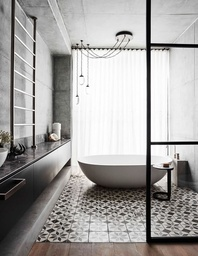
#> input picture Proyecto/proyecto_imagenes/Imagenes/baño.jpg, 198 x 256 px, shrunk from 775 x 1000 before the run, found by its file name
$ python P4-BRCA-.py
#> lines starting #> are read from the running program, lines starting #| are printed output that depends on the picture
#> in Laplaciano8, imagen is the input picture: PIL image 198x256 RGB; mean R, G, B 165.7, 163.5, 161.8
from PIL import Image
import sys
import random
import matplotlib.pyplot as plt

def ObtenerVecindad8(i, j, img):
    V = []
    for x in range (i-1, i+2):
        for y in range (j-1, j+2):
            try:
                V.append(img.getpixel((x,y)))
            except:
                if (img.mode != 'L'):
                    V.append((0,0,0))
                else:
                    V.append(0)
    return V

def Grises (rutaimagen):
#> called with rutaimagen = 'imagenes/baño.jpg'
    imagen = Image.open(rutaimagen)
    imagenResultado = Image.new('L', imagen.size)
#> imagenResultado: PIL image 198x256 L; every value is 0
    ancho,alto = imagen.size
#> ancho = 198; alto = 256
    for i in range (ancho):
        for j in range (alto):
            r,g,b = imagen.getpixel((i,j))
            prom = (r + g + b) // 3
            imagenResultado.putpixel((i,j),prom)
    return imagenResultado

# [69 lines left out: functions Robert, Prewitt, Sobel, Laplaciano4, not called in this run]

def Laplaciano8(rutaimagen):
    imagen = Image.open(rutaimagen)
    if (imagen.mode != 'L'):
        imagen = Grises(rutaimagen)
    imgResultado = Image.new('L',imagen.size)
    ancho,alto = imagen.size
#> ancho = 198; alto = 256
    g = 0
    for i in range (ancho):
        for j in range (alto):
            V = ObtenerVecindad8(i, j, imagen)
            L = 8*V[4] - V[0] - V[1] - V[2] - V[3] - V[5] - V[6] - V[7] - V[8]
            imgResultado.putpixel((i,j),L)
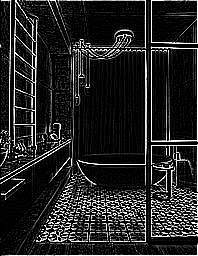
#> imgResultado: PIL image 198x256 L; min 0, max 255, mean 36.7
    imgResultado.save("Laplaciano8.jpg")
    imgResultado.show()
    return imgResultado
Laplaciano8("imagenes/baño.jpg")

$ run again, with Proyecto/proyecto_imagenes/Imagenes/Acuarelas.jpg copied over Proyecto/proyecto_imagenes/Imagenes/baño.jpg
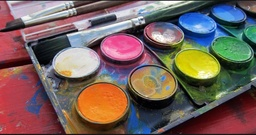
#> input picture Proyecto/proyecto_imagenes/Imagenes/Acuarelas.jpg, 256 x 135 px, shrunk from 723 x 381 before the run, found by its file name
#> in Laplaciano8, imagen is the input picture: PIL image 256x135 RGB; mean R, G, B 117.3, 97.3, 92.2
#> after the loop in Grises, `for i in range (ancho):`:
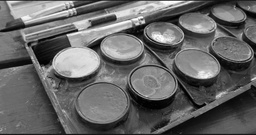
#> imagenResultado: PIL image 256x135 L; min 0, max 255, mean 101.9
#> after the loop in Laplaciano8, `for i in range (ancho):`:
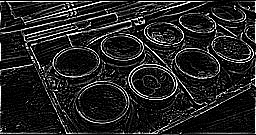
#> imgResultado: PIL image 256x135 L; min 0, max 255, mean 35.3

$ run again, with Proyecto/proyecto_imagenes/Imagenes/bosque.jpg copied over Proyecto/proyecto_imagenes/Imagenes/baño.jpg
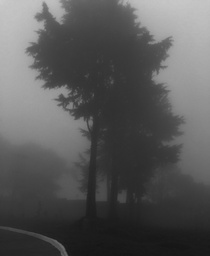
#> input picture Proyecto/proyecto_imagenes/Imagenes/bosque.jpg, 210 x 256 px, shrunk from 625 x 763 before the run, found by its file name
#> in Laplaciano8, imagen is the input picture: PIL image 210x256 L; min 20, max 205, mean 88.2
#> after the loop in Laplaciano8, `for i in range (ancho):`:
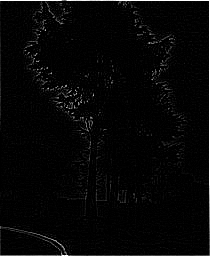
#> imgResultado: PIL image 210x256 L; min 0, max 255, mean 6.2
